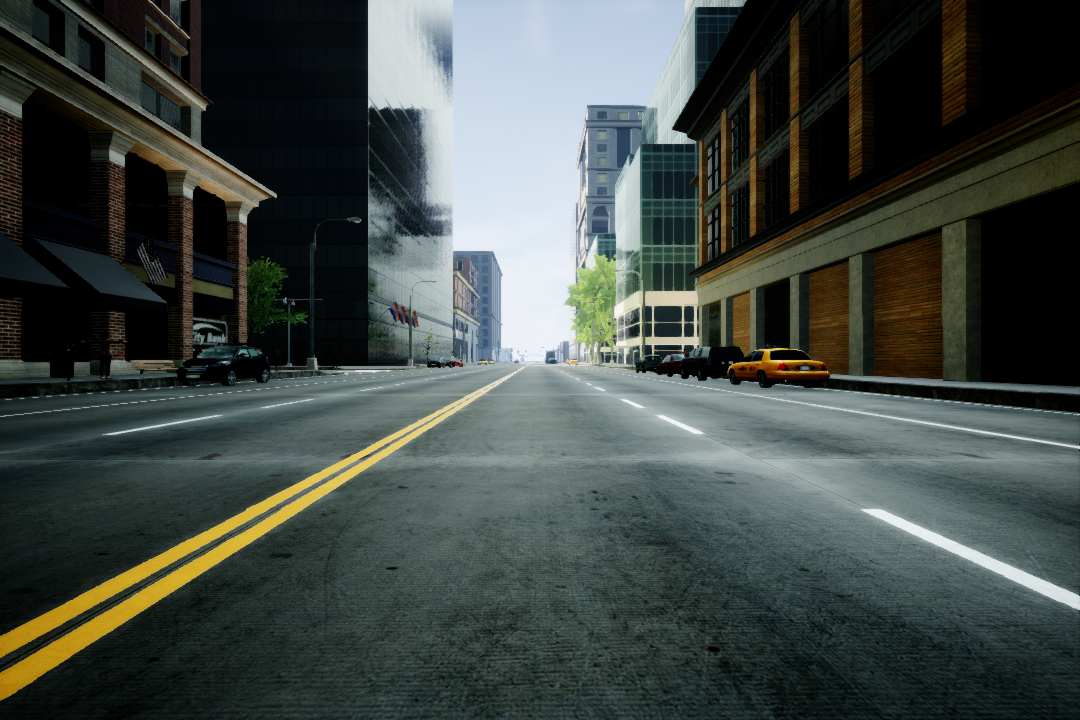
#> input picture test.png, 1080 x 720 px
$ python -i lane.py   (imports and definitions only)   (older library calls are emulated)
#> lines starting #> are read from the running program, lines starting #| are printed output that depends on the picture; after the words box and inside, x2 and y2 are one past the last pixel; in counts of white or black regions, pixels touching at a corner belong together
### edge_detection.py
"""
Credit: Addison Sears-Collins (https://automaticaddison.com)
"""

import cv2
import numpy as np

def bin_ones(array):
  return np.ones_like(array)

def bin_zeros(array):
  return np.zeros_like(array)

def binary_array(array, thresh, value=0):
  """
  Retorna um array 2D onde os pixels sao 0 ou 1
  """
  if value == 0:
    binary = bin_ones(array)

  else:
    binary = bin_zeros(array)
    value = 1

  binary[(array >= thresh[0]) & (array <= thresh[1])] = value
  return binary

def blur_gaussian(channel, ksize=3):
  """
  Filtro gaussiano para reduzir ruido e detalhes da imagem
  ksize = tamanho do kernel k x k
  """
  return cv2.GaussianBlur(channel, (ksize, ksize), 0)

def mag_thresh(image, sobel_kernel=3, thresh=(0, 255)):
  """
  Filtro sobel para detecção de bordas
  """
  # Get the magnitude of the edges that are vertically aligned on the image
  sobelx = np.absolute(sobel(image, orient='x', sobel_kernel=sobel_kernel))

  # Get the magnitude of the edges that are horizontally aligned on the image
  sobely = np.absolute(sobel(image, orient='y', sobel_kernel=sobel_kernel))

  # Find areas that have the strongest pixel intensity changes in both the x and y directions.
  # These have the strongest gradients and represent potential lane lines
  # mag = n rows x n columns = n pixels from top to bottom x n pixels from left to right
  mag = np.sqrt(sobelx ** 2 + sobely ** 2)
  # Return a 2D array that contains 0s and 1s
  return binary_array(mag, thresh)

def sobel(img_channel, orient='x', sobel_kernel=3):
  """
  Find edges that are aligned vertically and horizontally on the image
  orient: Across which axis of the image are we detecting edges
  """
  # cv2.Sobel(input image, data type, order of the derivative x, order of the derivative y, small matrix used to calculate the derivative)
  if orient == 'x':
    # Will detect differences in pixel intensities going from left to right on the image (edges that are vertically aligned)
    sobel = cv2.Sobel(img_channel, cv2.CV_64F, 1, 0, sobel_kernel)
  if orient == 'y':
    # Will detect differences in pixel intensities going from top to bottom on the image (edges that are horizontally aligned)
    sobel = cv2.Sobel(img_channel, cv2.CV_64F, 0, 1, sobel_kernel)
  return sobel

def threshold(channel, thresh=(128,255), thresh_type=cv2.THRESH_BINARY):
  #If pixel intensity is greater than thresh[0], make that value white (255), else set it to black (0)
  return cv2.threshold(channel, thresh[0], thresh[1], thresh_type)


### lane.py
import edge_detection as edge
import matplotlib.pyplot as plt
import numpy as np
import cv2

"""
Credit: Addison Sears-Collins (https://automaticaddison.com)
"""
class Lane:

    def __init__(self, orig_frame):
        self.orig_frame = orig_frame
        self.lane_line_markings = None
        # This will hold the image after perspective transformation
        self.warped_frame = None
        self.transformation_matrix = None
        self.inv_transformation_matrix = None

        # (Width, Height) of the original video frame (or image)
        self.__init_width_height()
        # Four corners of the trapezoid-shaped region of interest
        self.__init_roi_points()

        self.padding = int(0.25 * self.width) # padding from side of the image in pixels
        self.desired_roi_points = np.float32([[self.padding, 0],
        [self.padding, self.orig_image_size[1]],
        [self.orig_image_size[0]-self.padding, self.orig_image_size[1]],
        [self.orig_image_size[0]-self.padding, 0]])

        # Histogram that shows the white pixel peaks for lane line detection
        self.histogram = None

        # Sliding window parameters
        self.no_of_windows = 10
        self.margin = int((1/12) * self.width)  # Window width is +/- margin
        self.minpix = int((1/24) * self.width)  # Min no. of pixels to recenter window

        # Best fit polynomial lines for left line and right line of the lane
        self.__init_polynomial_variables()
        # Pixel parameters for x and y dimensions
        self.__init_pixel_parameters()
        # Radio of curvature and offset
        self.__init_radio_curvature_and_offset_variables()

    def __init_width_height(self):
        self.orig_image_size = self.orig_frame.shape[::-1][1:]
        self.width = self.orig_image_size[0]
        self.height = self.orig_image_size[1]

    def __init_roi_points(self):
        self.roi_points = np.float32([(400,400),(-200, 720),(1380,720),(680,400)])
        #Top-left corner, Bottom-left corner, Bottom-right corner, Top-right corner

    def __init_polynomial_variables(self):
        self.left_fit = None
        self.right_fit = None
        self.left_lane_inds = None
        self.right_lane_inds = None
        self.ploty = None
        self.left_fitx = None
        self.right_fitx = None
        self.leftx = None
        self.rightx = None
        self.lefty = None
        self.righty = None

    def __init_radio_curvature_and_offset_variables(self):
        self.left_curvem = None
        self.right_curvem = None
        self.center_offset = None

    def __init_pixel_parameters(self):
        self.YM_PER_PIX = 10.0 / 1000 # meters per pixel in y dimension
        self.XM_PER_PIX = 3.7 / 781 # meters per pixel in x dimension

    def get_line_markings(self, frame=None):

        if frame is None:
            frame = self.orig_frame
        # Convert the video frame from BGR to HLS (hue, saturation, lightness).
        hls = self.__convert_rgb_to_hls(frame)

        # Isolate possible lane line edges // Perform Sobel edge detection on the L (lightness) channel of the image
        # sxbinary is a matrix full of 0s (black) and 255 (white) intensity values.
        _, sxbinary = edge.threshold(hls[:, :, 1], thresh=(120, 255))
        sxbinary = edge.blur_gaussian(sxbinary, ksize=3) # Reduce noise

        # 1s will be in the cells with the highest Sobel derivative values (strongest lane line edges)
        sxbinary = edge.mag_thresh(sxbinary, sobel_kernel=3, thresh=(110, 255))

        # Isolate possible lane lines
        # Perform binary thresholding on the S (saturation) channel
        # A high saturation value means the hue color is pure. We expect lane lines to be nice, pure colors (i.e. solid white, yellow)
        s_channel = hls[:, :, 2] # use only the saturation channel data
        _, s_binary = edge.threshold(s_channel, (30, 255))

        # Perform binary thresholding on the R (red) channel of the (original BGR video frame).
        # r_thresh is a matrix full of 0s (black) and 255 (white) intensity values
        # White in the regions with the richest red channel values (e.g. >120).
        # Remember, pure white is bgr(255, 255, 255).Pure yellow is bgr(0, 255, 255). Both have high red channel values.
        _, r_thresh = edge.threshold(frame[:, :, 2], thresh=(120, 255))

        # Lane lines should be pure in color and have high red channel values
        # Bitwise AND operation to reduce noise and black-out any pixels that don't appear to be nice, pure, solid colors (like white or yellow lane lines.)
        rs_binary = cv2.bitwise_and(s_binary, r_thresh)

        # Combine the possible lane lines with the possible lane line edges
        self.lane_line_markings = cv2.bitwise_or(rs_binary, sxbinary.astype(np.uint8))
        return self.lane_line_markings

    def __convert_rgb_to_hls(self,frame):
        return cv2.cvtColor(frame, cv2.COLOR_BGR2HLS)

    # [351 lines left out: functions calculate_car_position, calculate_curvature, calculate_histogram, display_curvature_offset, get_lane_line_previous_window, get_lane_line_indices_sliding_windows and 5 more, not called in this run]

>>> import cv2
>>> picture = cv2.imread('test.png')
#> picture is the input picture: shape (720, 1080, 3); mean B, G, R 69.4, 73.8, 66.2
>>> result = Lane(picture).get_line_markings()
#> in __convert_rgb_to_hls, `return cv2.cvtColor(frame, cv2.COLOR_BGR2HLS)`: returned value: shape (720, 1080, 3); mean of channels 0, 1, 2 70.9, 68.7, 64.1
#> in get_line_markings, `_, sxbinary = edge.threshold(hls[:, :, 1], thresh=(120, 255))`:
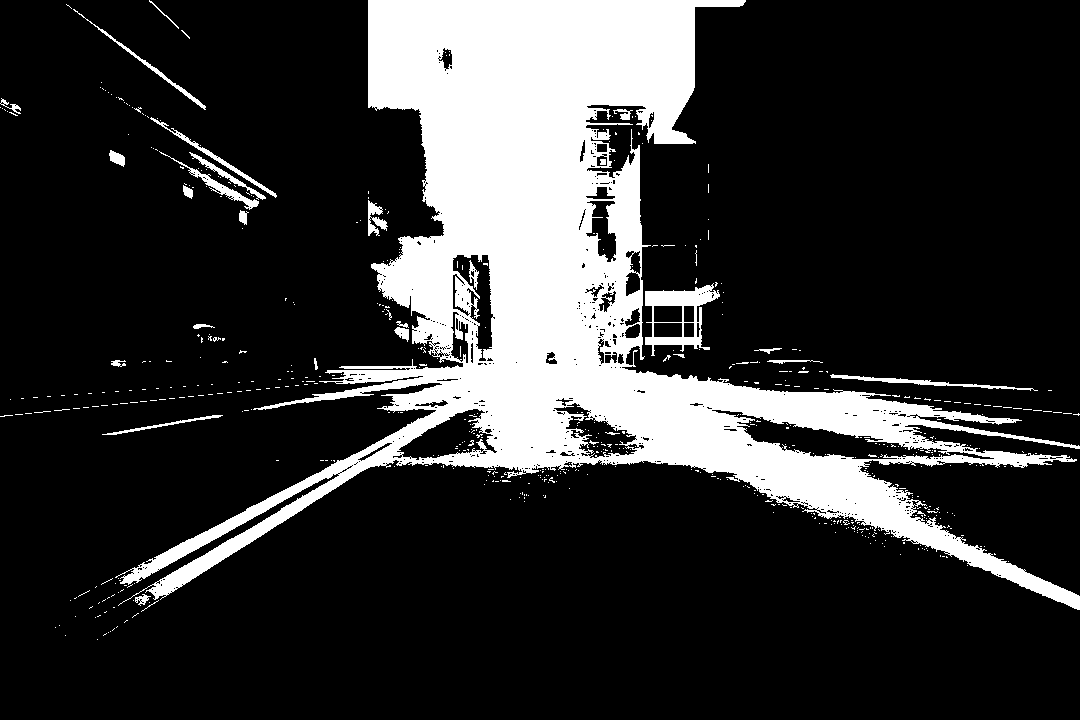
#> sxbinary: shape (720, 1080); 19.8% white; 588 white regions (557 under 20 px), largest, box (x1, y1, x2, y2) and area: (115, 0, 1080, 610) 145553, (645, 283, 720, 356) 1979, (830, 374, 1038, 391) 655
#> in binary_array, `binary = bin_ones(array)`: binary: shape (720, 1080) float64; every value is 1
#> in binary_array, `binary[(array >= thresh[0]) & (array <= thresh[1])] = value`:
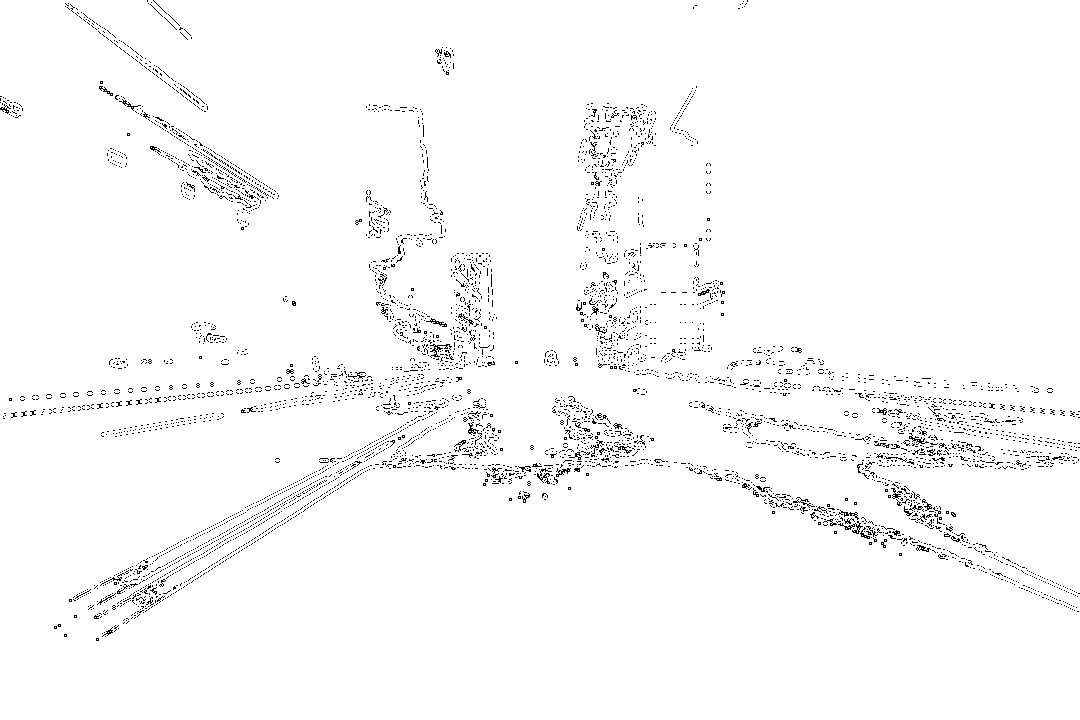
#> binary: shape (720, 1080) float64; values 0 (black) and 1 (white), 97.8% white; black in thin lines or dots, all inside (x1, y1, x2, y2) = (0, 0, 1080, 641)
#> in get_line_markings, `s_channel = hls[:, :, 2]`:
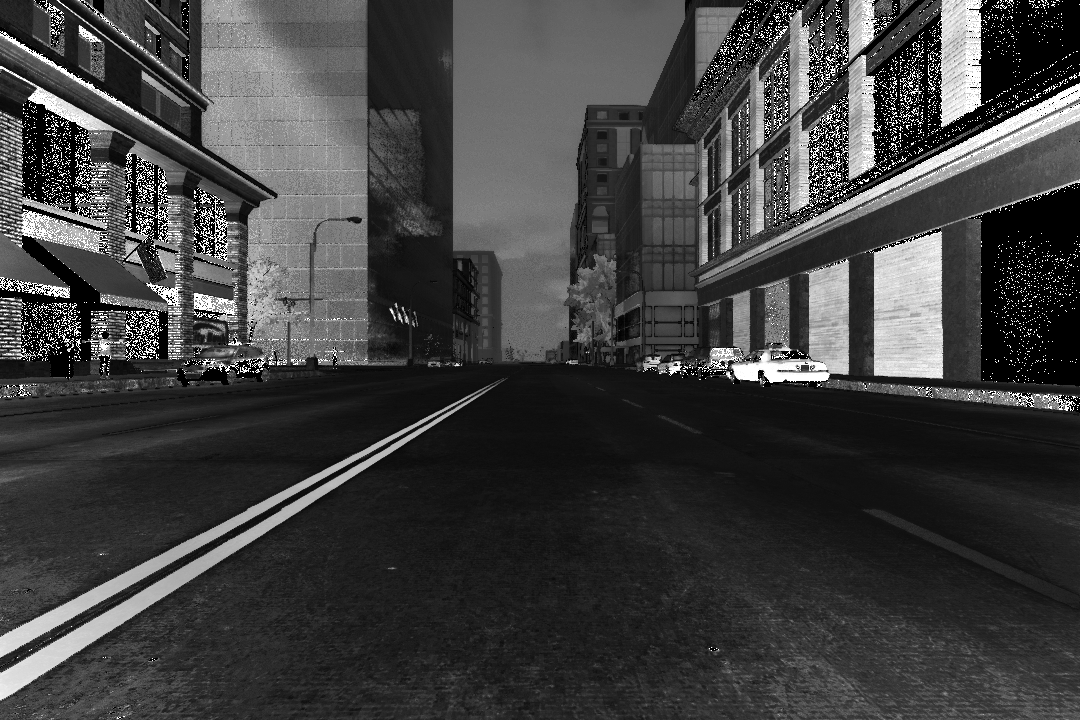
#> s_channel: shape (720, 1080); min 0, max 255, mean 64.1
#> in get_line_markings, `_, s_binary = edge.threshold(s_channel, (30, 255))`:
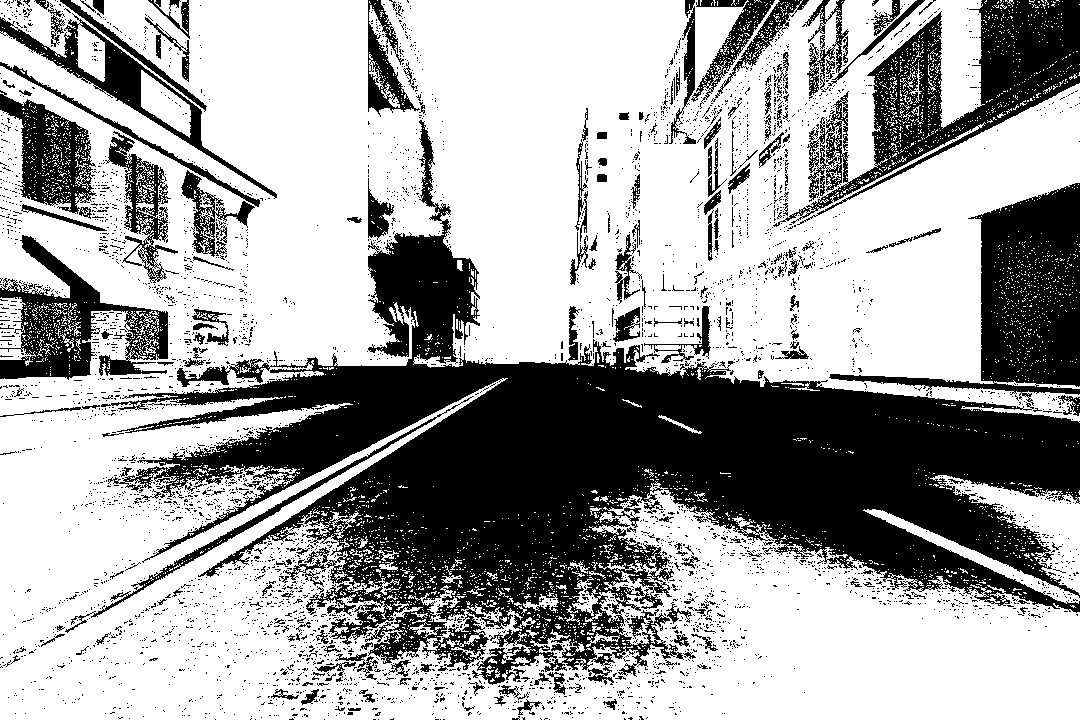
#> s_binary: shape (720, 1080); 64.7% white; 4422 black regions (4202 under 20 px), largest, box (x1, y1, x2, y2) and area: (101, 120, 1080, 685) 169429, (773, 0, 1080, 227) 20585, (829, 183, 1080, 406) 19215
#> in get_line_markings, `_, r_thresh = edge.threshold(frame[:, :, 2], thresh=(120, 255))`: r_thresh: shape (720, 1080); 18.8% white; 534 white regions (495 under 20 px), largest, box (x1, y1, x2, y2) and area: (0, 0, 1080, 700) 135271, (645, 273, 740, 356) 2647, (151, 140, 268, 225) 2167
#> in get_line_markings, `rs_binary = cv2.bitwise_and(s_binary, r_thresh)`:
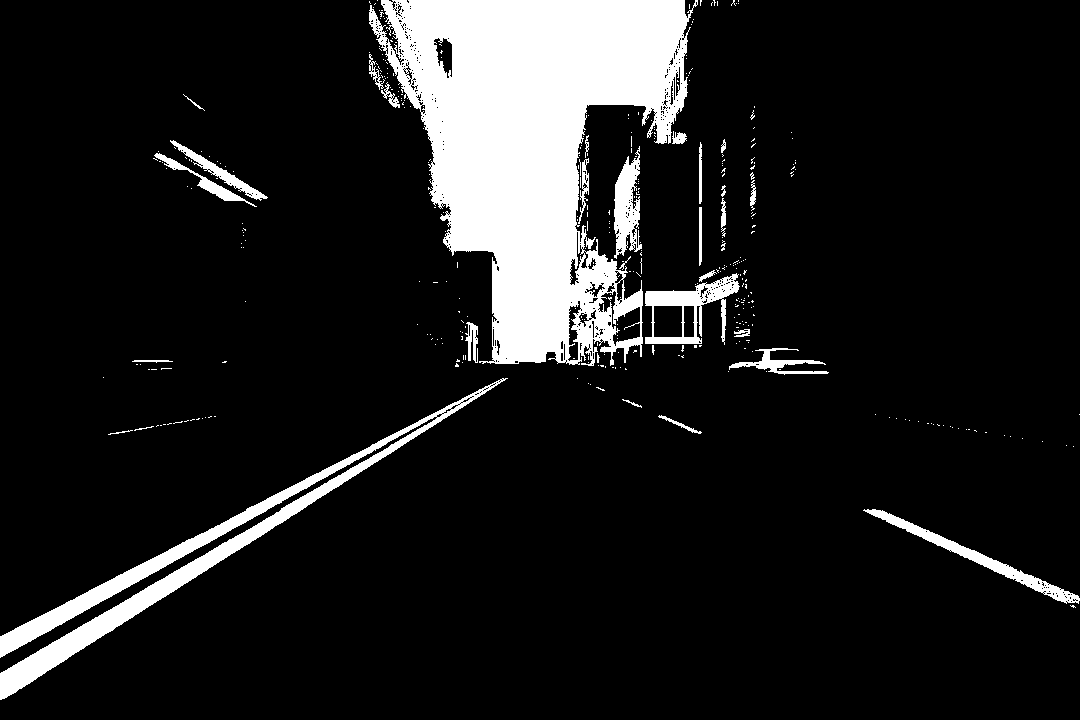
#> rs_binary: shape (720, 1080); 11.7% white; 384 white regions (354 under 20 px), largest, box (x1, y1, x2, y2) and area: (369, 0, 698, 366) 65117, (0, 378, 508, 700) 13576, (645, 273, 740, 345) 2366
